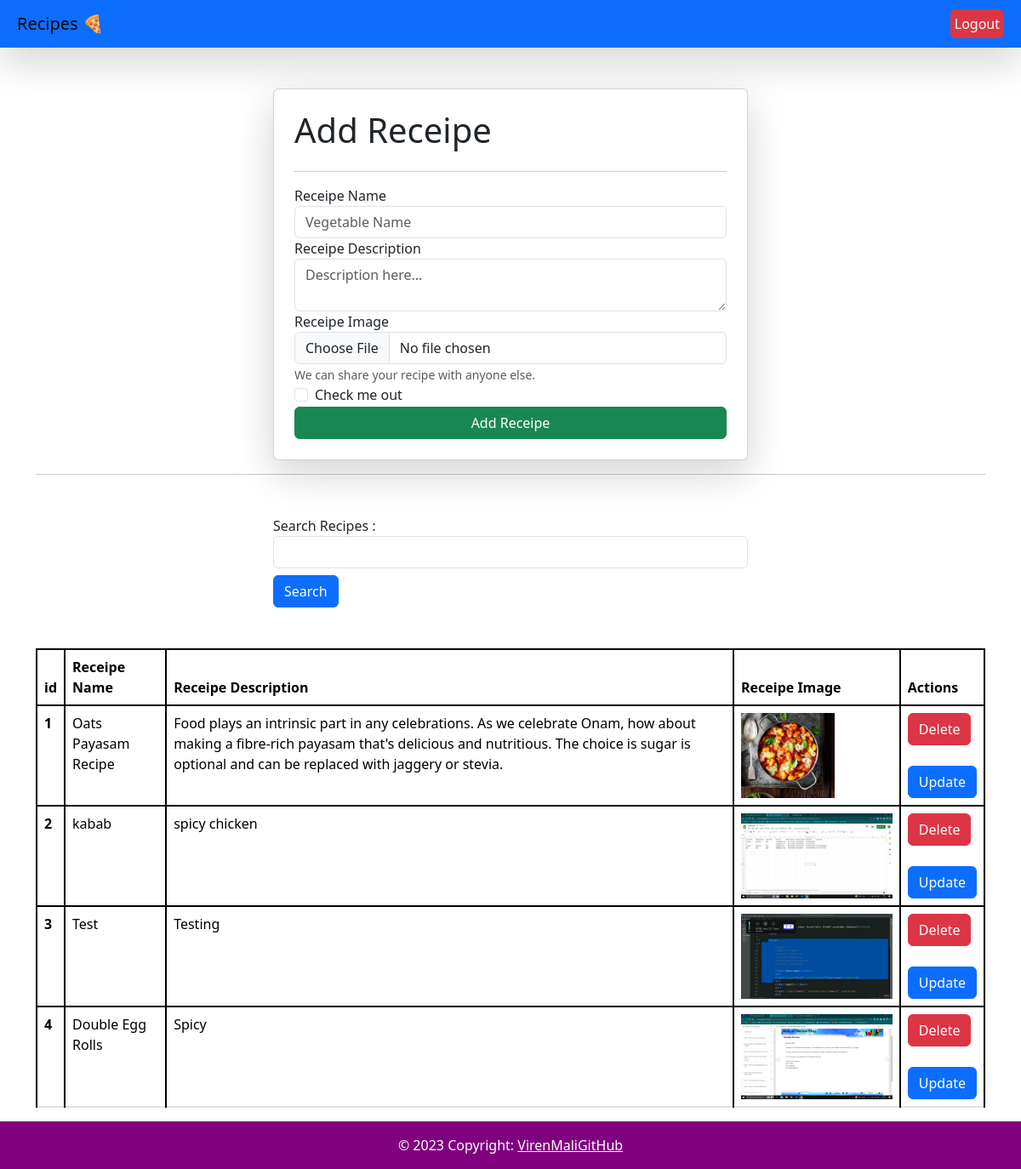
/receipes/ (signed in), run on the app's committed database.
### vege/models.py (models this page shows)
class Receipe(models.Model):
    user = models.ForeignKey(User, on_delete=models.SET_NULL, null=True, blank=True)
    receipe_name = models.CharField(max_length=50, default="NA")
    receipe_desc = models.TextField(null=True , blank=True)
    receipe_img = models.ImageField(upload_to="receipe_folder",null=True , blank=True )

### vege/views.py (the view, shortened to what this page needs)
# urls.py: path('receipes/', receipes, name="receipes"),
@login_required(login_url="/login/")
def receipes(request):
    queryset = Receipe.objects.all()
    if request.GET.get('search'):
        queryset = queryset.filter(receipe_name__icontains = request.GET.get('search'))
    context = { 'Showreceipes' : queryset, 'page':'Receipe World'}
    return render(request, 'receipes.html', context)

### vege/templates/receipes.html (shortened to what this page needs)
{% extends 'index.html' %}
{% block start %}
  <div class="container mt-5">
    <form class="col-6 mx-auto card p-4 shadow-lg" method="post" enctype="multipart/form-data" >
      <h1>Add Receipe</h1>
      <hr />
      <div class="form-group">
        <label for="Name">Receipe Name</label>
        <input name="receipe_nm" type="text" class="form-control" required placeholder="Vegetable Name" />
      </div>
      <div class="form-group">
        <label  for="Description">Receipe Description</label>
        <textarea name="receipe_desc" class="form-control" required placeholder="Description here..."></textarea>
      </div>
      <div class="form-group">
        <label for="Image">Receipe Image</label>
        <input name="receipe_img" type="file" class="form-control"/>
        <small id="DescriptionHelp" class="form-text text-muted">We can share your recipe with anyone else.</small>
      </div>
      <div class="form-check">
        <input type="checkbox" class="form-check-input" id="exampleCheck1" />
        <label class="form-check-label" for="exampleCheck1">Check me out</label>
      </div>
      <button type="submit" class="btn btn-success">Add Receipe</button>
    </form>
<hr>
    <div class="mt-5 mx-auto col-6">
      <form>
        <div class="mb-2">
          <label for="Name">Search Recipes :</label>
          <input name="search" class="form-control" />
        </div>
        <button  type="submit" class="btn btn-primary">Search</button>
      </form>
      <br> <br>
    </div>
    <table class="table">
      <thead>
        <tr>
          <th scope="col">id</th>
          <th scope="col">Receipe Name</th>
          <th scope="col">Receipe Description</th>
          <th scope="col">Receipe Image</th>
          <th scope="col">Actions</th>
        </tr>
      </thead>
      <tbody>
        {% for receipe in Showreceipes %}
        <tr>
          <th scope="row">{{forloop.counter}}</th>
          <td>{{ receipe.receipe_name }} </td>
          <td>{{ receipe.receipe_desc}}</td>
          <td><img src="/media/{{ receipe.receipe_img }}" style="height: 100px;" alt="Loading please wait"></td>
          <td> <a href="/delete_receipe/{{receipe.id}}/" class=" btn btn-danger">Delete</a>
            <br></br>
                <a href="/update_receipe/{{receipe.id}}" class="btn btn-primary">Update</a>
          </td>
        </tr>
        {% endfor %}
      </tbody>
    </table>
  </div>
{% endblock %}

### home/templates/index.html (shortened to what this page needs)
<!DOCTYPE html>
<html lang="en">
  <head>
    <link href="https://cdn.jsdelivr.net/npm/bootstrap@5.3.2/dist/css/bootstrap.min.css" rel="stylesheet" />
  </head>
  <body>
    <nav class="navbar bg-primary p-2 shadow-lg">
      <div class="container-fluid">
        <a class="navbar-brand">Recipes 🍕</a>
        <form class="d-flex">
          {% if request.user.is_authenticated %}
            <a href="/logout/" class="btn btn-danger p-1" type="submit">Logout</a>
          {% else %}
            <a href="/login/" class="btn btn-success p-1" type="submit">Login</a>
          {% endif %}
        </form>
      </div>
    </nav>
    {% block start %}
    {% endblock %}
    <footer class="bg-light text-center text-white">
      <div class="text-center p-3" style="background-color: purple;">
        © 2023 Copyright:
        <a class="text-white" href="https://github.com/Virendra1807/Recipe_Project">VirenMaliGitHub</a>
      </div>
    </footer>
  </body>
</html>

### home/templates/index.html (style rules this page uses)
table, th, td { border: 2px solid; }
html { height: 100%; }
body { min-height: 100%; display: flex; flex-direction: column; }
footer { margin-top: auto; }

### data on the page
Receipe: receipe_name "Oats Payasam Recipe", receipe_desc "Food plays an intrinsic part in any celebrations. As we celebrate Onam, how about making a fibre-rich payasam that's delicious and nutritious. The choice is sugar is optional and can be replaced with jaggery or stevia.", receipe_img (picture)
Receipe: receipe_name "kabab", receipe_desc "spicy chicken", receipe_img (picture)
Receipe: receipe_name "Test", receipe_desc "Testing", receipe_img (picture)
Receipe: receipe_name "Double Egg Rolls", receipe_desc "Spicy", receipe_img (picture)
